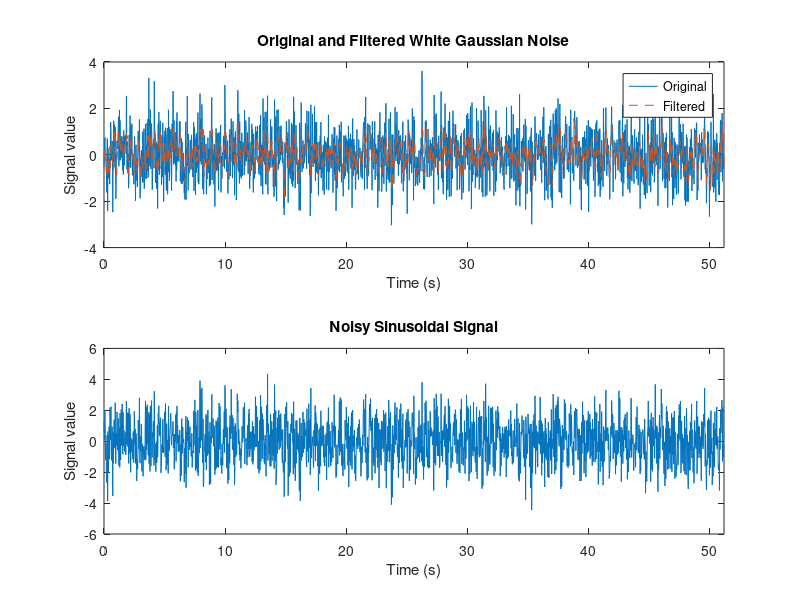
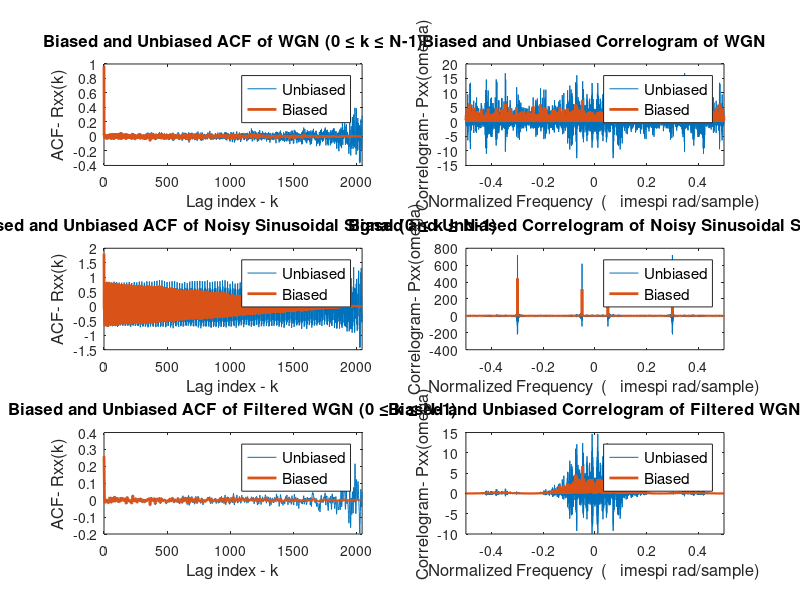

The MATLAB source for these figures, in order:
% calculates both biased and unbiased ACF estimates of a signal and then use these 
% ACF estimates to compute the corresponding correlogram

clc;
clear;
close all;

seed = 10;
rng(seed);

%% Signal simulation
Fs = 40;                % sampling frequency
Ts = 1 / Fs;            % sampling interval
Ns = 2048;              % number of samples
ts = Ts * (0:1:Ns-1);   % sampling time

% 1) WGN
WGN = randn(1, Ns);
% 2) Noisy sinusoidal signals
fx1 = 2;    fx2 = 12;                % signal frequency
amp1 = 0.8; amp2 = 1;                % signal amplitude
noisySine = amp1 * cos(2*pi*fx1*ts) + amp2 * cos(2*pi*fx2*ts) + WGN;    % phase = 0
% 3) Filtered WGN
% construct a moving average filter
windowSize = 4; 
b = (1/windowSize)*ones(1,windowSize);
a = 1;
filteredWGN = filter(b,a,WGN);

% plot three signals
figure(1);
subplot(211); plot(ts, WGN, ts, filteredWGN, '--'); title("Original and Filtered White Gaussian Noise"); 
xlabel("Time (s)"); ylabel("Signal value"); xlim([0, max(ts)]);
legend("Original", "Filtered");
subplot(212); plot(ts, noisySine); title("Noisy Sinusoidal Signal"); 
xlabel("Time (s)"); ylabel("Signal value"); xlim([0, max(ts)]);

%% ACF calculation - r(k)
% % the custom function - ACF_calulation - can also achieve this goal
% % when 0 <= k <= Ns-1
% % Since Rxx is a symmetric function, the left hand side values can be
% % deduced from the right hand side
% Rxx_WGN_biased2 = ACF_calulation(WGN, "biased");
% Rxx_WGN_unbiased2 = ACF_calulation(WGN, "unbiased");

% 2N-1 ACF values are obtained (-(Ns-1) <= k <= Ns-1)s
Rxx_WGN_biased = xcorr(WGN, "biased");
Rxx_WGN_unbiased = xcorr(WGN, "unbiased");
% compute the correlogram spectral estimator
% Since Pxx is a real function, only the real part of Fourier Transform is
% retained
Pxx_WGN_biased = real(fftshift(fft(ifftshift(Rxx_WGN_biased))));
Pxx_WGN_unbiased = real(fftshift(fft(ifftshift(Rxx_WGN_unbiased))));

Rxx_noisySine_biased = xcorr(noisySine, "biased");
Rxx_noisySine_unbiased = xcorr(noisySine, "unbiased");
% compute the correlogram spectral estimator
Pxx_noisySine_biased = real(fftshift(fft(ifftshift(Rxx_noisySine_biased))));
Pxx_noisySine_unbiased = real(fftshift(fft(ifftshift(Rxx_noisySine_unbiased))));

Rxx_filteredWGN_biased = xcorr(filteredWGN, "biased");
Rxx_filteredWGN_unbiased = xcorr(filteredWGN, "unbiased");
% compute the correlogram spectral estimator
Pxx_filteredWGN_biased = real(fftshift(fft(ifftshift(Rxx_filteredWGN_biased))));
Pxx_filteredWGN_unbiased = real(fftshift(fft(ifftshift(Rxx_filteredWGN_unbiased))));

% plot the ACF results (0 <= k <= Ns-1)
figure(2);
ks = 0:1:Ns-1;
subplot(321);   plot(ks, Rxx_WGN_unbiased(Ns:2*Ns-1), ...
                     ks, Rxx_WGN_biased(Ns:2*Ns-1), 'LineWidth',2);
title("Biased and Unbiased ACF of WGN (0 ≤ k ≤ N-1)",'FontSize',12);
legend("Unbiased", "Biased",'FontSize',11);
xlabel("Lag index - k",'FontSize',12); ylabel("ACF- Rxx(k)",'FontSize',12);
xlim([min(ks), max(ks)]);

subplot(323);   plot(ks, Rxx_noisySine_unbiased(Ns:2*Ns-1), ...
                     ks, Rxx_noisySine_biased(Ns:2*Ns-1), 'LineWidth',2);
title("Biased and Unbiased ACF of Noisy Sinusoidal Signal (0 ≤ k ≤ N-1)",'FontSize',12);
legend("Unbiased", "Biased",'FontSize',11);
xlabel("Lag index - k",'FontSize',12); ylabel("ACF- Rxx(k)",'FontSize',12);
xlim([min(ks), max(ks)]);

subplot(325);   plot(ks, Rxx_filteredWGN_unbiased(Ns:2*Ns-1), ...
                     ks, Rxx_filteredWGN_biased(Ns:2*Ns-1), 'LineWidth',2);
title("Biased and Unbiased ACF of Filtered WGN (0 ≤ k ≤ N-1)",'FontSize',12);
legend("Unbiased", "Biased",'FontSize',11);
xlabel("Lag index - k",'FontSize',12); ylabel("ACF- Rxx(k)",'FontSize',12);
xlim([min(ks), max(ks)]);


% plot the correlogram results
% When the 'unbiased' mode is used, the PSD value may be negative. Thus, the
% log-transfrom cannot be used and PSD cannot be expressed in the unit of dB.
fs = (Fs / Fs) * (-Ns+1:1:Ns-1) / (2 * Ns);
subplot(322);   plot(fs, Pxx_WGN_unbiased, ...
                     fs, Pxx_WGN_biased, 'LineWidth',2);
title("Biased and Unbiased Correlogram of WGN",'FontSize',12);
legend("Unbiased", "Biased",'FontSize',11);
xlabel("Normalized Frequency  (\times\pi rad/sample)",'FontSize',12);
ylabel("Correlogram- Pxx(\omega)",'FontSize',12); 
xlim([min(fs), max(fs)]);

subplot(324);   plot(fs, Pxx_noisySine_unbiased, ...
                     fs, Pxx_noisySine_biased, 'LineWidth',2);
title("Biased and Unbiased Correlogram of Noisy Sinusoidal Signal",'FontSize',12);
legend("Unbiased", "Biased",'FontSize',11);
xlabel("Normalized Frequency  (\times\pi rad/sample)",'FontSize',12); 
ylabel("Correlogram- Pxx(\omega)",'FontSize',12);
xlim([min(fs), max(fs)]);

subplot(326);   plot(fs, Pxx_filteredWGN_unbiased, ...
                     fs, Pxx_filteredWGN_biased, 'LineWidth',2);
title("Biased and Unbiased Correlogram of Filtered WGN",'FontSize',12);
legend("Unbiased", "Biased",'FontSize',11);
xlabel("Normalized Frequency  (\times\pi rad/sample)",'FontSize',12);
ylabel("Correlogram- Pxx(\omega)",'FontSize',12);
xlim([min(fs), max(fs)]);


%%

function Rxx = ACF_calulation(x, flag)
    % Biased ACF is used by default
    % x: original signal samples
    % flag: either 'biased' or 'unbiased'
    N = length(x);
    Rxx = zeros(1,N);

    if strcmp(flag, 'unbiased')
        for k=0:N-1
            % normalisation term for unbiased ACF
            gain = 1/(N-k);
            Rxx(k+1) = gain * sum(x(k+1:N).*conj(x(1:N-k)));
        end
    else
        % normalisation term for biased ACF
        gain = 1/N;
        for k=0:N-1
            Rxx(k+1) = gain * sum(x(k+1:N).*conj(x(1:N-k)));
        end
    end
end